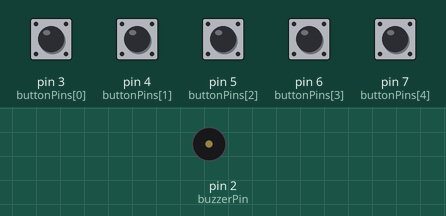
A sketch run on a simulated Arduino Uno, built with avr-gcc and run on an emulated ATmega328P. On the bench: buzzer (waves = sounding). The inputs (shaded band) are chosen by the test bench; at power-on: pin 3 (buttonPins[0]), pin 4 (buttonPins[1]), pin 5 (buttonPins[2]), pin 6 (buttonPins[3]), pin 7 (buttonPins[4]) HIGH.

Above: at 1.2 s.
1.3 s: pin 3 (buttonPins[0]) pulled LOW for 0.15 s
At 1.4 s:
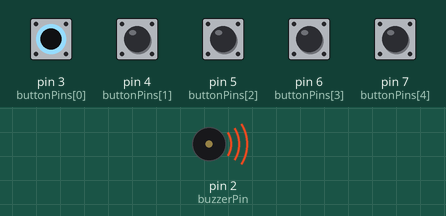
Timing chart, 0 to 4.3 s (numbered marks = the images above; inputs shaded):
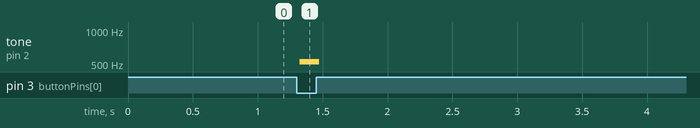

Measured:
- after the input at 1.3 s, tone on pin 2 (buzzerPin): silent → 523 Hz at once, → silent 0.15 s later

The sketch:

Lab6.ino
```cpp
// -------- Pin Definitions --------
const int buzzerPin = 2;

const int buttonPins[5] = {3, 4, 5, 6, 7};


const int notes[5] = {523, 587, 659, 698, 784};

unsigned long lastDebounceTime[5] = {0};
unsigned long debounceDelay = 25;
bool buttonState[5] = {HIGH, HIGH, HIGH, HIGH, HIGH};
bool lastReading[5] = {HIGH, HIGH, HIGH, HIGH, HIGH};


// -------- Setup --------
void setup()
{
  for(int i=0;i<5;i++)
  {
    pinMode(buttonPins[i], INPUT_PULLUP);
  }

  pinMode(buzzerPin, OUTPUT);

}

// -------- Loop --------
void loop()
{
  bool notePlaying = false;

  for(int i=0;i<5;i++)
  {
    bool reading = digitalRead(buttonPins[i]);

    // Debounce
    if(reading != lastReading[i])
    {
      lastDebounceTime[i] = millis();
    }

    if((millis() - lastDebounceTime[i]) > debounceDelay)
    {
      if(reading != buttonState[i])
      {
        buttonState[i] = reading;

        if(buttonState[i] == LOW)
        {
          // Button pressed
          tone(buzzerPin, notes[i]);
        }
        else
        {
          // Button released
          noTone(buzzerPin);
        }
      }
    }

    lastReading[i] = reading;
  }
}
```
